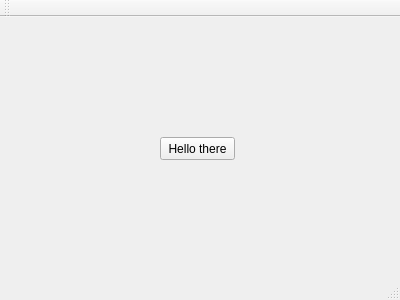
<?xml version="1.0" encoding="UTF-8"?>
<ui version="4.0">
 <class>MainWindow</class>
 <widget class="QMainWindow" name="MainWindow">
  <property name="geometry">
   <rect>
    <x>0</x>
    <y>0</y>
    <width>400</width>
    <height>300</height>
   </rect>
  </property>
  <property name="windowTitle">
   <string>hello</string>
  </property>
  <widget class="QWidget" name="centralWidget">
   <widget class="QPushButton" name="pushButton">
    <property name="geometry">
     <rect>
      <x>160</x>
      <y>120</y>
      <width>75</width>
      <height>23</height>
     </rect>
    </property>
    <property name="text">
     <string>Hello there</string>
    </property>
   </widget>
  </widget>
  <widget class="QMenuBar" name="menuBar">
   <property name="geometry">
    <rect>
     <x>0</x>
     <y>0</y>
     <width>400</width>
     <height>21</height>
    </rect>
   </property>
  </widget>
  <widget class="QToolBar" name="mainToolBar">
   <attribute name="toolBarArea">
    <enum>TopToolBarArea</enum>
   </attribute>
   <attribute name="toolBarBreak">
    <bool>false</bool>
   </attribute>
  </widget>
  <widget class="QStatusBar" name="statusBar"/>
 </widget>
 <layoutdefault spacing="6" margin="11"/>
 <resources/>
 <connections>
  <connection>
   <sender>pushButton</sender>
   <signal>clicked()</signal>
   <receiver>MainWindow</receiver>
   <slot>ButtonClicked()</slot>
   <hints>
    <hint type="sourcelabel">
     <x>199</x>
     <y>89</y>
    </hint>
    <hint type="destinationlabel">
     <x>279</x>
     <y>230</y>
    </hint>
   </hints>
  </connection>
 </connections>
 <slots>
  <slot>ButtonClicked()</slot>
 </slots>
</ui>
